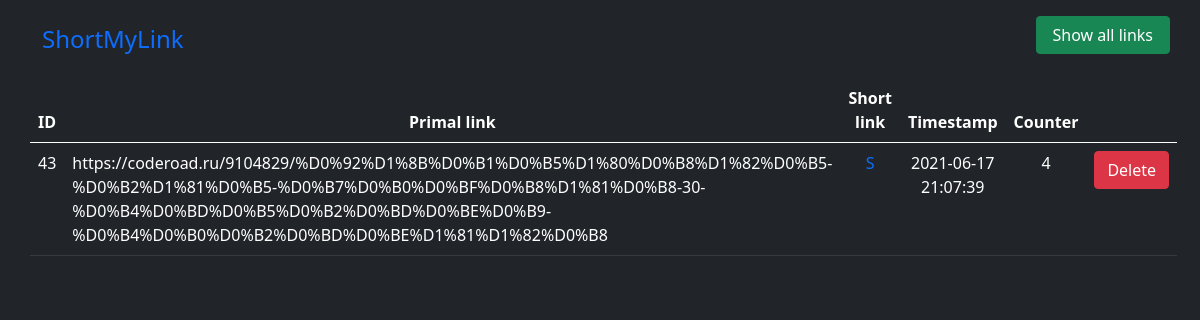
Page /show/ on the committed database.
### tables this page shows
CREATE TABLE `links` (
  `id` int(11) NOT NULL,
  `primal_link` text NOT NULL,
  `short_link` varchar(150) DEFAULT NULL,
  `timestamp` timestamp NULL DEFAULT NULL,
  `counter` int(11) DEFAULT 0
);

### project/config/routes.php (called while the page is built, shortened)
<?php
return [
    new Route('/', 'links', 'getLinkForm'),
    new Route('/show/', 'links', 'show'),
    new Route('/delete/:id', 'links', 'delete'),
    new Route('/redirect/:link', 'links', 'redirect'),
];

### core/Route.php (called while the page is built, shortened)
<?php
class Route{
    public function __construct($path, $controller, $action)
    {
        $this->path = $path;
        $this->controller = $controller;
        $this->action = $action;
    }
    public function __get($property)
    {
        return $this->$property;
    }
}

### core/Router.php (called while the page is built, shortened)
<?php
class Router{
    public function getTrack($routes, $uri){
        foreach ($routes as $route) {
            $pattern = $this->createPattern($route->path);
            if (preg_match($pattern, $uri, $params)) {
                $params = $this->clearParams($params);
                return new Track($route->controller, $route->action, $params);
            }
        }
        return new Track('error', 'notFound');
    }
    private function createPattern($path)
    {
        return '#^' . preg_replace('#/:([^/]+)#', '/(?<$1>[^/]+)', $path) . '/?$#';
    }
    private function clearParams($params)
    {
        $result = [];
        return $result;
    }
}

### core/Track.php (called while the page is built, shortened)
<?php
class Track{
    public function __construct($controller, $action, $params = null)
    {
        $this->controller = $controller;
        $this->action = $action;
        $this->params = $params;
    }
    public function __get($property)
    {
        return $this->$property;
    }
}

### core/Dispatcher.php (called while the page is built, shortened)
<?php
class Dispatcher{
    public function getPage(Track $track){
        $className = ucfirst($track->controller) . 'Controller';
        $fullName = "\\Project\\Controllers\\$className";
        try {
            $controller = new $fullName;
            if (method_exists($controller, $track->action)) {
                $result = $controller->{$track->action}($track->params);
                if ($result) {
                    return $result;
                } else {
                    return new Page('default');
                }
            } else {
                echo "Метод <b>{$track->action}</b> не найден в классе $fullName."; die();
            }
        } catch (\Exception $error) {
            echo $error->getMessage(); die();
        }
    }
}

### core/Model.php (called while the page is built, shortened)
<?php
class Model{
    private static $pdo;
    public function __construct()
    {
        if (!self::$pdo) {
            self::$pdo = new \PDO('mysql:host=localhost;dbname=shortlinks', DB_USER, DB_PASS);
            self::$pdo->query("SET NAMES 'utf8'");
        }
    }
    protected function findMany($query){
        $data = self::$pdo->query($query);
        return $data;
    }
}

### project/controllers/LinksController.php (called while the page is built, shortened)
<?php
class  LinksController extends Controller{
    public function show(){
        $data = (new Links)->getAll();
        return $this->render('links/show', ['links' => $data]);
    }
}

### project/models/Links.php (called while the page is built, shortened)
<?php
class Links extends Model{
    public function getAll(){
        return $this->findMany("SELECT * FROM links");
    }
}

### core/Controller.php (called while the page is built, shortened)
<?php
class Controller{
    protected $layout = "default";
    protected function render($view, $data = []){
        return new Page($this->layout, $this->title, $view, $data);
    }
}

### core/Page.php (called while the page is built, shortened)
<?php
class Page{
    public function __construct($layout, $title, $view, $data)
    {
        $this->layout = $layout;
        $this->title = $title;
        $this->view = $view;
        $this->data = $data;
    }
    public function __get($property)
    {
        return $this->$property;
    }
}

### core/View.php (called while the page is built, shortened)
<?php
class View{
    public function render(Page $page){
        return $this->renderLayout($page, $this->renderView($page));
    }
    private function renderLayout(Page $page, $content){
        $layoutPath = $_SERVER['DOCUMENT_ROOT'] . "/project/layouts/{$page->layout}.php";
        if(file_exists($layoutPath)){
            include $layoutPath;
            return ob_get_clean();
        }else {
            echo "Не найден файл с лейаутом по пути $layoutPath"; die();
        }
    }
    private function renderView(Page $page){
        $viewPath = $_SERVER['DOCUMENT_ROOT'] . "/project/views/{$page->view}.php";
        if(file_exists($viewPath)){
            $data = $page->data;
            extract($data);
            include $viewPath;
            return ob_get_clean();
        }else {
            echo "Не найден файл с представлением по пути $viewPath"; die();
        }
    }
}

### project/views/links/show.php (the view)
<section class="show dark">
    <div class="container-md">
        <div class="row">
            <table class="table table-dark table-hover text-center">
                <thead>
                <tr>
                    <th scope="col">ID</th>
                    <th scope="col" class="col-1">Primal link</th>
                    <th scope="col">Short link</th>
                    <th scope="col">Timestamp</th>
                    <th scope="col">Counter</th>
                    <th scope="col"></th>
                </tr>
                </thead>
                <tbody>
                <?php foreach ($links as $link): ?>
                <tr>
                    <td><?php echo $link['id']; ?></td>
                    <td class="text-start"><?php echo $link['primal_link']; ?></td>
                    <td><a href="/redirect/<?php echo $link['short_link']; ?>" style="text-decoration: none"><?php echo $link['short_link']; ?></a></td>
                    <td><?php echo $link['timestamp']; ?></td>
                    <td><?php echo $link['counter']; ?></td>
                    <td>
                        <a href="/delete/<?php echo $link['id'] ?>" class="btn btn-danger">Delete</a>
                    </td>
                </tr>
                <?php endforeach; ?>
                </tbody>
            </table>
        </div>
    </div>
</section>

### index.php (shortened to what this page needs)
<?php
    spl_autoload_register(function ($class){
        preg_match('#(.+)\\\\(.+?)$#', $class, $match);
        $nameSpace = str_replace('\\', DIRECTORY_SEPARATOR, strtolower($match[1]));
        $className = $match[2];
        $path = $_SERVER['DOCUMENT_ROOT'] . DIRECTORY_SEPARATOR . $nameSpace . DIRECTORY_SEPARATOR . $className . '.php';
        if (file_exists($path)) {
            if (class_exists($class, false)) {
                return true;
            } else {
                throw new \Exception("Класс $class не найден в файле $path. Проверьте правильность написания имени класса внутри указанного файла.");
            }
        }
    });
    $routes = require $_SERVER['DOCUMENT_ROOT'].'/project/config/routes.php';
    $track = (new Router )->getTrack($routes, $_SERVER['REQUEST_URI']);
    $page = ( new Dispatcher ) -> getPage($track);
    echo (new View) -> render($page);

### project/layouts/default.php (shortened to what this page needs)
<!DOCTYPE html>
<html lang="en">
<head>
    <link href="https://cdn.jsdelivr.net/npm/bootstrap@5.0.1/dist/css/bootstrap.min.css" rel="stylesheet">
</head>
<body class="bg-dark">
<header class="header">
    <div class="container-md pt-3 pb-2">
        <div class="row align-items-center justify-content-between">
            <a href="/" class="header__logo col h1" style="font-size: 24px; text-decoration: none">ShortMyLink</a>
            <nav class="header__menu col align-self-end">
                <ul class="header__list row justify-content-end">
                    <a href="/show/" class="col-3 btn btn-success" style="text-decoration: none">Show all links</a>
                </ul>
            </nav>
        </div>
    </div>
</header>
<main class="main">
    <?php echo $content ?>
</main>
</body>
</html>

### rows in the picture
links: id "43", primal_link "https://coderoad.ru/9104829/%D0%92%D1%8B%D0%B1%D0%B5%D1%80%D0%B8%D1%82%D0%B5-%D0%B2%D1%81%D0%B5-%D0%B7%D0%B0%D0%BF%D0%B8%D1%81%D0%B8-30-%D0%B4%D0%BD%D0%B5%D0%B2%D0%BD%D0%BE%D0%B9-%D0%B4%D0%B0%D0%B2%D0%BD%D0%BE%D1%81%D1%82%D0%B8", short_link "S", timestamp "2021-06-17 21:07:39", counter "4"
